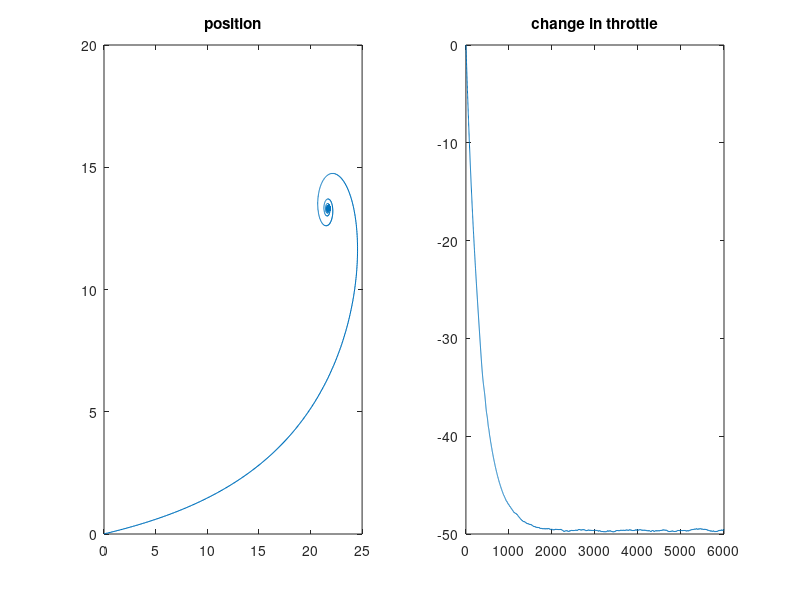

This chart was generated by the following MATLAB code:

% simulation from the equations from Hector

%% init
delta = 0.01;
time = delta;

m = 1; % mass of the aircraft [kg]
W = m*9.8; % weight force [N]

cl = 9.8/15^2; % coefficient to be determined experimentally
cth = 15/50; % same

kp = 1; % positive gain constant to be also determined experimentally

th = 50; % nominal vlalue of the throttle

hd = 25; % desired altitude [m]

w = [1 0]; % wind vector (x, y axis velocity

vv = [15]; % vertical velocity vector (initial 15 [m/s])
h = [25]; % altitude vector (inital 25 [m])

p = [0; 0]; % position in space (initial 0,0 [m])
theta = [0.1]; % initial angle

store = []; % just storing all the records for debugging

%% sim

while true
    
    dth = kp*(hd-h(end)); % dth is the change of throttle we use to adjust 
                          % the altitude
    
    vs = cth*(th+dth)-w*[cos(theta(end)); sin(theta(end))]; % airspeed of  
                                                            % the aircraft 
                                                            % [m/s]
    % Hector original formula was wbx; I changes it in -w*[cos(theta);
    % sin(theta)] which substract the contribution of the wind
    
    L = cl*vs^2;
    
    av = (L-W)/m; % vertical accelaration [m/s^2]
    
    % verical dynamics
    h = [h; h(end)+vv(end)*delta]; % integration with just Euler
    vv = [vv; vs+av*delta];
    
    % you get the pdangle here in the old simulation instead of theta...
    u = theta(end);
    
    % horizontal kinematics
    p = [p p(:,end)+(cth*(th+dth)*...
           [cos(theta(end)); sin(theta(end))]+w)*delta];
    theta = [theta; theta(end)+u*delta];
    
    
    store = [store; dth vs L av u];
    
    time = time + delta;
    
    if time >= 60 % 1 minute? It's over...
        break;
    end
    
end

%% plots

subplot(1,2,1);
plot(p(1,:), p(2,:))
title('position');
subplot(1,2,2);
plot(store(:,1))
title('change in throttle');
